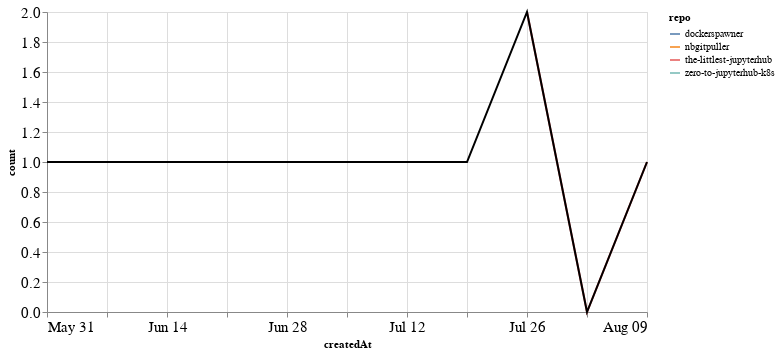

Notebook code cell kept with this figure:
### Markdown cell above
## PRs

### Code cell
prs_time = prs.groupby('repo').resample('W', on='createdAt').count()['author'].reset_index()
prs_time = prs_time.rename(columns={'author': 'count'})
prs_time_total = prs_time.groupby('createdAt').agg({"count": "sum"}).reset_index()

ch1 = alt.Chart(prs_time, width=600).mark_line().encode(
    x='createdAt',
    y='count',
    color='repo',
    tooltip="repo"
)

ch2 = alt.Chart(prs_time_total, width=600).mark_line(color="black").encode(
    x='createdAt',
    y='count',
)

ch1 + ch2

### Figure 1 — Vega-Lite specification as saved in the notebook (floating-point values rounded to 4 significant figures)
{"config": {"axisLeft": {"labelFontSize": 15}, "axisBottom": {"labelFontSize": 15}}, "layer": [{"data": {"name": "data-f3b18f6cd8041db808d8938c84a7a2a4"}, "mark": "line", "encoding": {"color": {"type": "nominal", "field": "repo"}, "tooltip": {"type": "nominal", "field": "repo"}, "x": {"type": "temporal", "field": "createdAt"}, "y": {"type": "quantitative", "field": "count"}}, "width": 600}, {"data": {"name": "data-6a908d1744c8e5fb3f5d8174f473f4c5"}, "mark": {"type": "line", "color": "black"}, "encoding": {"x": {"type": "temporal", "field": "createdAt"}, "y": {"type": "quantitative", "field": "count"}}, "width": 600}], "$schema": "https://vega.github.io/schema/vega-lite/v4.8.1.json", "datasets": {"data-f3b18f6cd8041db808d8938c84a7a2a4": [{"repo": "dockerspawner", "createdAt": "2020-06-28T00:00:00", "count": 1}, {"repo": "nbgitpuller", "createdAt": "2020-07-12T00:00:00", "count": 1}, {"repo": "nbgitpuller", "createdAt": "2020-07-19T00:00:00", "count": 1}, {"repo": "the-littlest-jupyterhub", "createdAt": "2020-07-26T00:00:00", "count": 2}, {"repo": "the-littlest-jupyterhub", "createdAt": "2020-08-02T00:00:00", "count": 0}, {"repo": "the-littlest-jupyterhub", "createdAt": "2020-08-09T00:00:00", "count": 1}, {"repo": "zero-to-jupyterhub-k8s", "createdAt": "2020-05-31T00:00:00", "count": 1}], "data-6a908d1744c8e5fb3f5d8174f473f4c5": [{"createdAt": "2020-05-31T00:00:00", "count": 1}, {"createdAt": "2020-06-28T00:00:00", "count": 1}, {"createdAt": "2020-07-12T00:00:00", "count": 1}, {"createdAt": "2020-07-19T00:00:00", "count": 1}, {"createdAt": "2020-07-26T00:00:00", "count": 2}, {"createdAt": "2020-08-02T00:00:00", "count": 0}, {"createdAt": "2020-08-09T00:00:00", "count": 1}]}}
